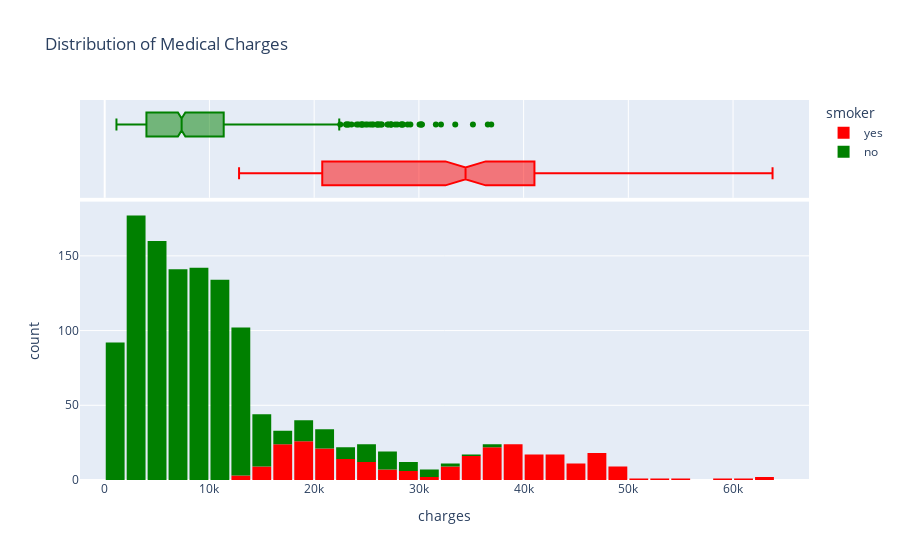

The code cell stored with this chart in its notebook:
### Code cell
fig = px.histogram(
    medical_charges,
    x = 'charges',
    marginal ='box',
    color = 'smoker',
    color_discrete_sequence = ('red','green'),
    title = 'Distribution of Medical Charges'
)

fig.update_layout(bargap=0.1)
fig.show()

### Figure 1 — Plotly figure (JSON) as saved in the notebook; plotly's stock layout.template omitted (floating-point values rounded to 4 significant figures; data arrays with more than 128 entries replaced by an {"elided": "..."} marker saying what was removed)
{"data": [{"bingroup": "x", "hovertemplate": "smoker=yes<br>charges=%{x}<br>count=%{y}<extra></extra>", "legendgroup": "yes", "marker": {"color": "red", "pattern": {"shape": ""}}, "name": "yes", "orientation": "v", "showlegend": true, "type": "histogram", "x": {"elided": "274 float values"}, "xaxis": "x", "yaxis": "y"}, {"hovertemplate": "smoker=yes<br>charges=%{x}<extra></extra>", "legendgroup": "yes", "marker": {"color": "red"}, "name": "yes", "notched": true, "showlegend": false, "type": "box", "x": {"elided": "274 float values"}, "xaxis": "x2", "yaxis": "y2"}, {"bingroup": "x", "hovertemplate": "smoker=no<br>charges=%{x}<br>count=%{y}<extra></extra>", "legendgroup": "no", "marker": {"color": "green", "pattern": {"shape": ""}}, "name": "no", "orientation": "v", "showlegend": true, "type": "histogram", "x": {"elided": "1064 float values"}, "xaxis": "x", "yaxis": "y"}, {"hovertemplate": "smoker=no<br>charges=%{x}<extra></extra>", "legendgroup": "no", "marker": {"color": "green"}, "name": "no", "notched": true, "showlegend": false, "type": "box", "x": {"elided": "1064 float values"}, "xaxis": "x2", "yaxis": "y2"}], "layout": {"bargap": 0.1, "barmode": "relative", "legend": {"title": {"text": "smoker"}, "tracegroupgap": 0}, "title": {"text": "Distribution of Medical Charges"}, "xaxis": {"anchor": "y", "domain": [0, 1], "title": {"text": "charges"}}, "xaxis2": {"anchor": "y2", "domain": [0, 1], "matches": "x", "showgrid": true, "showticklabels": false}, "yaxis": {"anchor": "x", "domain": [0, 0.7326], "title": {"text": "count"}}, "yaxis2": {"anchor": "x2", "domain": [0.7426, 1], "matches": "y2", "showgrid": false, "showline": false, "showticklabels": false, "ticks": ""}}}
